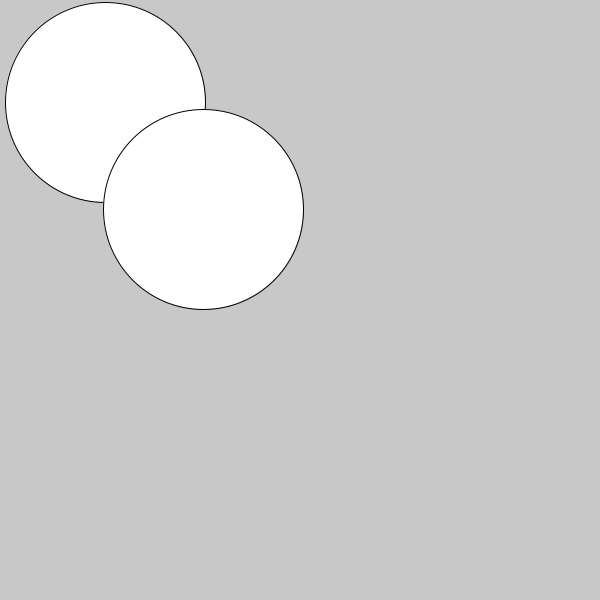
Frame 1 (no input)
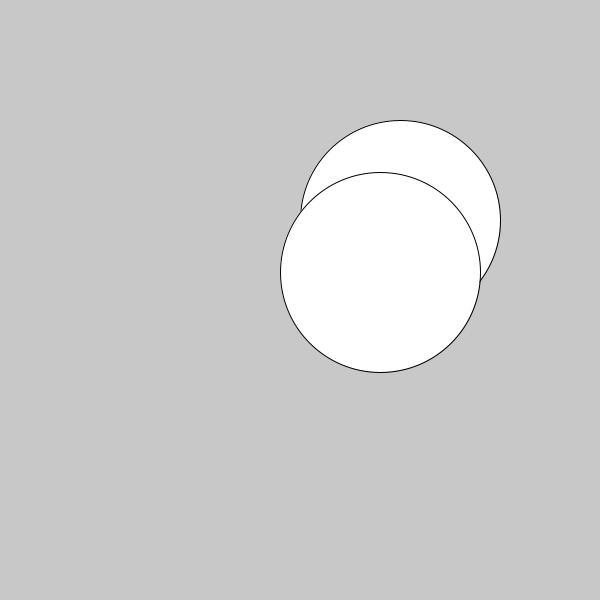
Frame 60 (the mouse pressed at the canvas centre just before this capture)
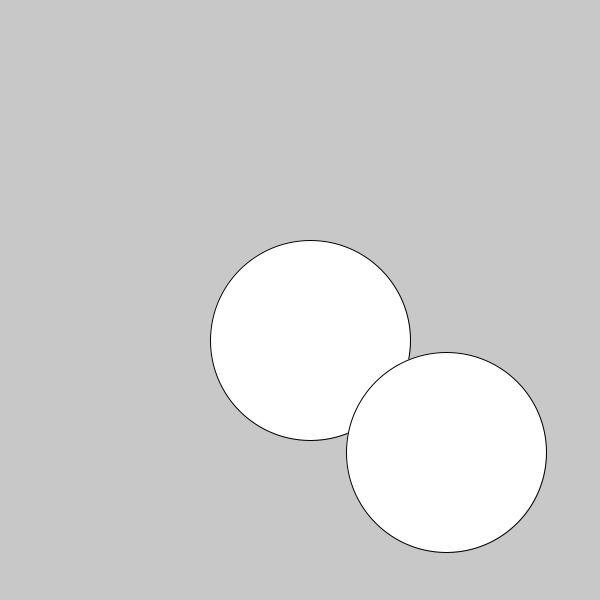
Frame 120 (the mouse held since frame 60 and released just before this capture)

The Processing sketch that drew these frames (run headless with seeded random() and noise(); from frame 60 on, the mouse is pressed at the canvas centre):

// Processing sketch: processing_14054
// ── processing_14054.pde

float a = 100;
float b = 100;
int speed = 5;
int speedy = 2;

float seca = 200;
float secb = 200;
int secspeed = 3;
int secspeedy = 9;

void setup() {

  size(600,600);

  stroke(0);

}

void draw() {
  background(200);
  a = a + speed;
  b = b + speedy;
  ellipse(a,b,200,200);
  
  if (a > 500){
    speed= -5;}
    
  if (a < 100){
     speed = 5;}
     
  if (b > 500){
    speedy= -2;}
    
  if (b < 100){
    speedy = 2;}

  seca = seca + secspeed;
  secb = secb + secspeedy;
  ellipse(seca,secb,200,200);
  
  if (seca > 500){
    secspeed= -3;}
    
  if (seca < 100){
     secspeed = 3;}
     
  if (secb > 500){
    secspeedy= -9;}
    
  if (secb < 100){
    secspeedy = 9;}
  
}
